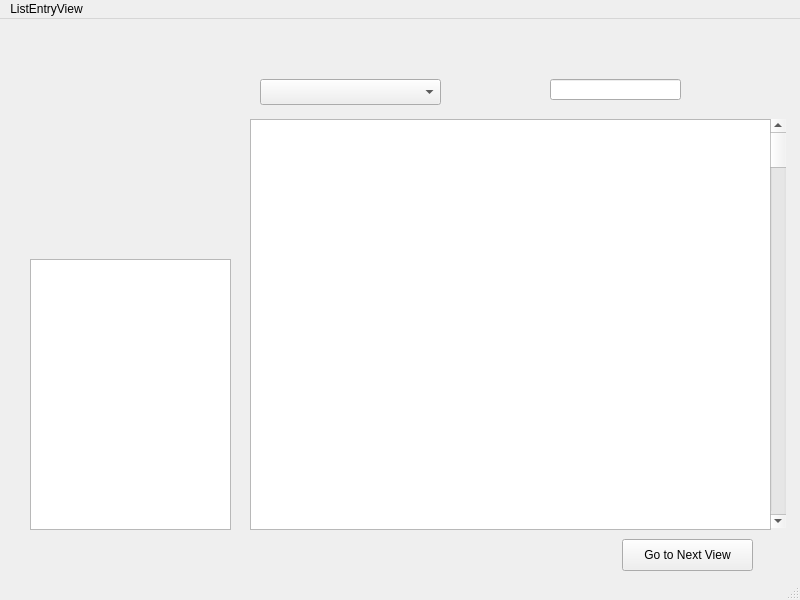
<?xml version="1.0" encoding="UTF-8"?>
<ui version="4.0">
 <class>MainWindow</class>
 <widget class="QMainWindow" name="MainWindow">
  <property name="geometry">
   <rect>
    <x>0</x>
    <y>0</y>
    <width>800</width>
    <height>600</height>
   </rect>
  </property>
  <property name="windowTitle">
   <string>MainWindow</string>
  </property>
  <property name="autoFillBackground">
   <bool>false</bool>
  </property>
  <widget class="QWidget" name="centralwidget">
   <widget class="QWidget" name="gridLayoutWidget">
    <property name="geometry">
     <rect>
      <x>250</x>
      <y>100</y>
      <width>521</width>
      <height>411</height>
     </rect>
    </property>
    <layout class="QGridLayout" name="gridLayout">
     <item row="0" column="0">
      <widget class="QListWidget" name="listWidget"/>
     </item>
    </layout>
   </widget>
   <widget class="QScrollBar" name="verticalScrollBar">
    <property name="geometry">
     <rect>
      <x>770</x>
      <y>100</y>
      <width>16</width>
      <height>409</height>
     </rect>
    </property>
    <property name="sizePolicy">
     <sizepolicy hsizetype="Fixed" vsizetype="Minimum">
      <horstretch>0</horstretch>
      <verstretch>0</verstretch>
     </sizepolicy>
    </property>
    <property name="orientation">
     <enum>Qt::Vertical</enum>
    </property>
   </widget>
   <widget class="QListWidget" name="listWidget_2">
    <property name="geometry">
     <rect>
      <x>30</x>
      <y>240</y>
      <width>201</width>
      <height>271</height>
     </rect>
    </property>
   </widget>
   <widget class="QLineEdit" name="lineEdit">
    <property name="geometry">
     <rect>
      <x>550</x>
      <y>60</y>
      <width>131</width>
      <height>21</height>
     </rect>
    </property>
   </widget>
   <widget class="QPushButton" name="PushButton">
    <property name="geometry">
     <rect>
      <x>622</x>
      <y>520</y>
      <width>131</width>
      <height>32</height>
     </rect>
    </property>
    <property name="text">
     <string>Go to Next View</string>
    </property>
   </widget>
   <widget class="QComboBox" name="comboBox">
    <property name="geometry">
     <rect>
      <x>260</x>
      <y>60</y>
      <width>181</width>
      <height>26</height>
     </rect>
    </property>
   </widget>
  </widget>
  <widget class="QMenuBar" name="menubar">
   <property name="geometry">
    <rect>
     <x>0</x>
     <y>0</y>
     <width>800</width>
     <height>22</height>
    </rect>
   </property>
   <widget class="QMenu" name="menuListEntryView">
    <property name="title">
     <string>ListEntryView</string>
    </property>
    <addaction name="separator"/>
   </widget>
   <addaction name="menuListEntryView"/>
  </widget>
  <widget class="QStatusBar" name="statusbar"/>
 </widget>
 <resources/>
 <connections/>
</ui>
